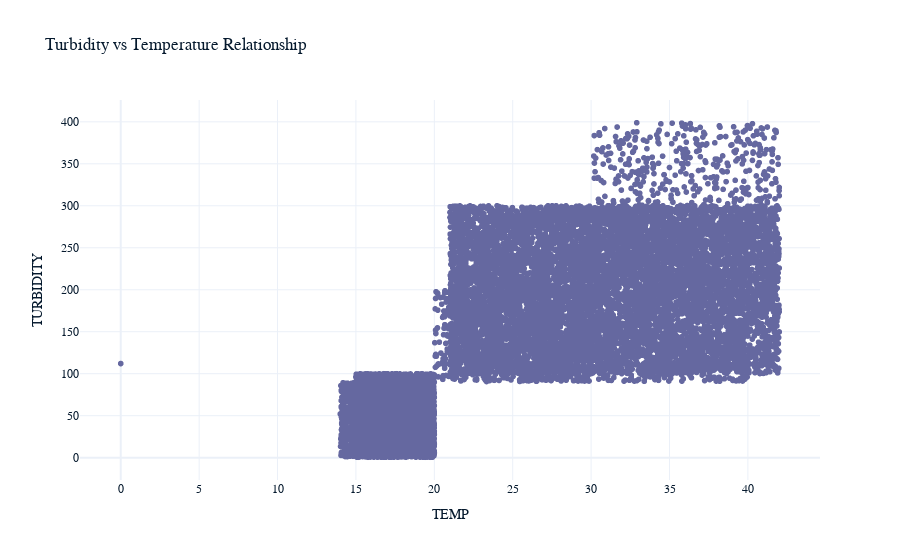

Here is the notebook cell this chart was saved with:
### Code cell
fig = px.scatter(df, x="TEMP", y="TURBIDITY",
                 title="Turbidity vs Temperature Relationship")
fig.show()

### Figure 1 — Plotly figure (JSON) as saved in the notebook; plotly's stock layout.template omitted (floating-point values rounded to 4 significant figures; data arrays with more than 128 entries replaced by an {"elided": "..."} marker saying what was removed)
{"data": [{"hovertemplate": "TEMP=%{x}<br>TURBIDITY=%{y}<extra></extra>", "legendgroup": "", "marker": {"color": "#6568a0", "symbol": "circle"}, "mode": "markers", "name": "", "showlegend": false, "x": {"elided": "18102 float values"}, "xaxis": "x", "y": {"elided": "18102 float values"}, "yaxis": "y", "type": "scattergl"}], "layout": {"xaxis": {"anchor": "y", "domain": [0, 1], "title": {"text": "TEMP"}}, "yaxis": {"anchor": "x", "domain": [0, 1], "title": {"text": "TURBIDITY"}}, "legend": {"tracegroupgap": 0}, "title": {"text": "Turbidity vs Temperature Relationship"}}}
